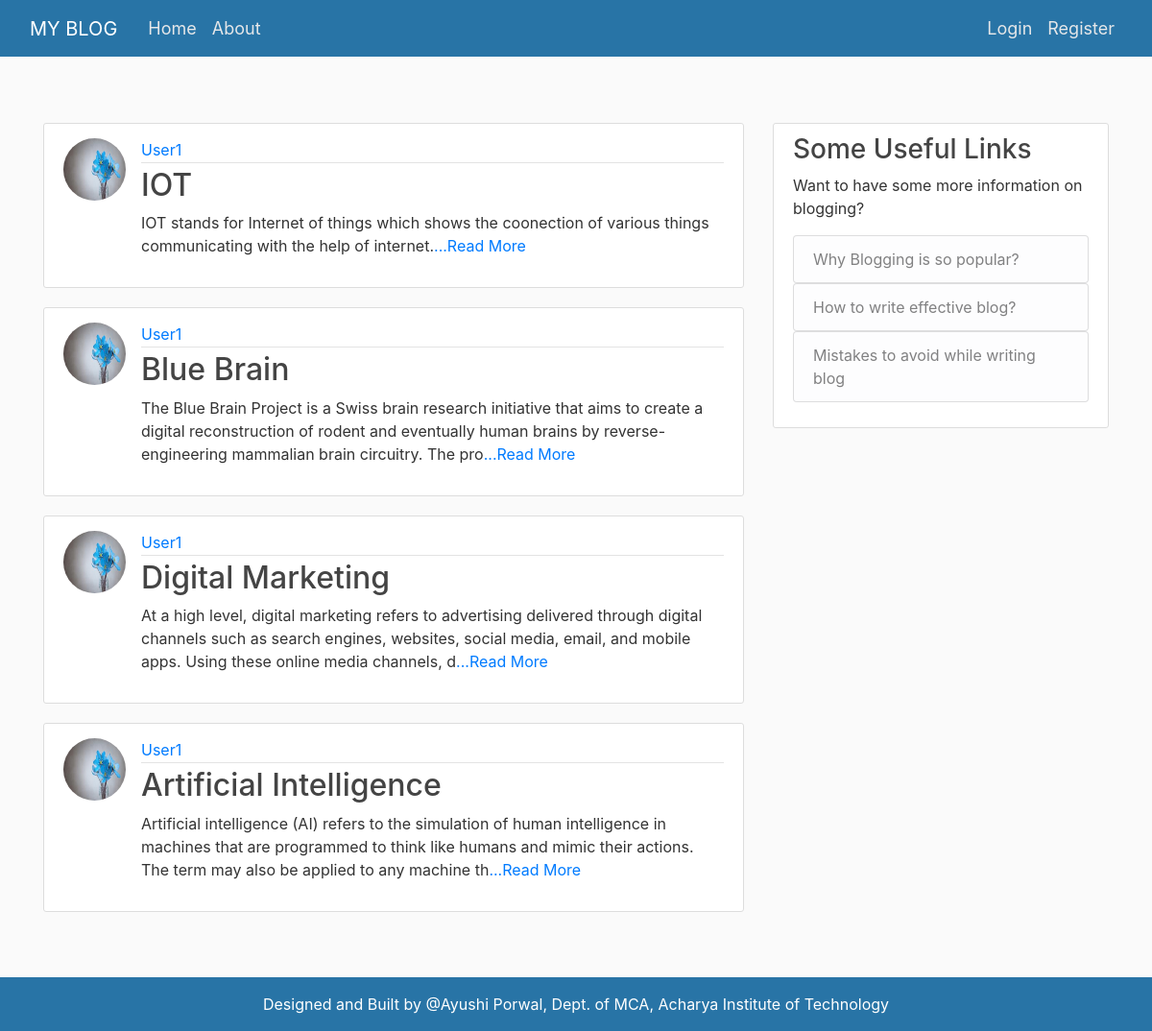
The app's page /user/User1 with its own data.
### blog/models.py (models this page shows, shortened)
class Post(models.Model):
	title = models.CharField(max_length=100)
	content = models.TextField()
	date_posted = models.DateTimeField(default=timezone.now)
	author = models.ForeignKey(User, on_delete=models.CASCADE)

### users/models.py (models this page shows, shortened)
class Profile(models.Model):
	user = models.OneToOneField(User, on_delete=models.CASCADE)
	image = models.ImageField(default='default.jpg', upload_to='profile_pics')

### blog/views.py (the view)
# urls.py: path('user/<str:username>', UserPostListView.as_view(), name='user-posts'),
class UserPostListView(ListView):
	model = Post
	template_name = 'blog/user_posts.html'
	context_object_name = 'posts'
	paginate_by = 5
	def get_queryset(self):
		user = get_object_or_404(User, username=self.kwargs.get('username'))
		return Post.objects.filter(author=user).order_by('-date_posted')

### blog/templates/blog/user_posts.html (shortened to what this page needs)
{% extends "blog/base.html" %}
{% block content %}
	<main role="main" class="container">
	  <div class="row">
	    <div class="col-md-8">
	{% for post in posts %}
		<article class="media content-section">
			<img class="rounded-circle article-img" src="{{ post.author.profile.image.url }}">
		  	<div class="media-body">
			    <div class="article-metadata">
			      <a class="mr-2" href="{% url 'user-posts' post.author.username %}">{{ post.author }}</a>
			    </div>
			    <h2><a class="article-title" href="{% url 'post-detail' post.id %}">{{ post.title }}</a></h2>
			    <p class="article-content">{{ post.content|slice:":200"}}<a href="{% url 'post-detail' post.id  %}">...Read More</a></p>
		  	</div>
		</article>
	{% endfor %}
	    </div>
	    <div class="col-md-4">
	      <div class="content-section">
	        <h3>Some Useful Links</h3>
	        <p>Want to have some more information on blogging?
	          <ul class="list-group">
	            <a href="{% url 'why-blogging' %}"><li class="list-group-item list-group-item-light">Why Blogging is so popular?</li></a>
	            <a href="{% url 'effective-blog' %}"><li class="list-group-item list-group-item-light">How to write effective blog?</li></a>
	            <a href="{% url 'avoid-mistakes' %}"><li class="list-group-item list-group-item-light">Mistakes to avoid while writing blog</li></a>
	        </p>
	      </div>
	    </div>
	  </div>
	</main>
{% endblock content %}

### blog/static/blog/main.css (style rules this page uses)
body { background: #fafafa; color: #333333; margin-top: 5rem; }
h1, h2, h3, h4, h5, h6 { color: #444444; }
ul { margin: 0; }
main { min-height: calc(100vh - 59px - 56px); }
.content-section { background: #ffffff; padding: 10px 20px; border: 1px solid #dddddd; border-radius: 3px; margin-bottom: 20px; }
article { padding-top: 20px; padding-bottom: 20px; }
.media { padding-top: 15px; padding-bottom: 15px; }
.article-title { color: #444444; }
.article-content { white-space: pre-line; }
.article-img { height: 65px; width: 65px; margin-right: 16px; }
.article-metadata { padding-bottom: 1px; margin-bottom: 4px; border-bottom: 1px solid #e3e3e3 }

### records on screen
Post: author.profile.image (picture), author "User1", title "IOT", content "IOT stands for Internet of things which shows the coonection of various things communicating with the help of internet."
Post: author.profile.image (picture), author "User1", title "Blue Brain", content "The Blue Brain Project is a Swiss brain research initiative that aims to create a digital reconstruction of rodent and eventually human brains by reverse-engineering mammalian brain circuitry. The pro"
Post: author.profile.image (picture), author "User1", title "Digital Marketing", content "At a high level, digital marketing refers to advertising delivered through digital channels such as search engines, websites, social media, email, and mobile apps. Using these online media channels, d"
Post: author.profile.image (picture), author "User1", title "Artificial Intelligence", content "Artificial intelligence (AI) refers to the simulation of human intelligence in machines that are programmed to think like humans and mimic their actions. The term may also be applied to any machine th"
